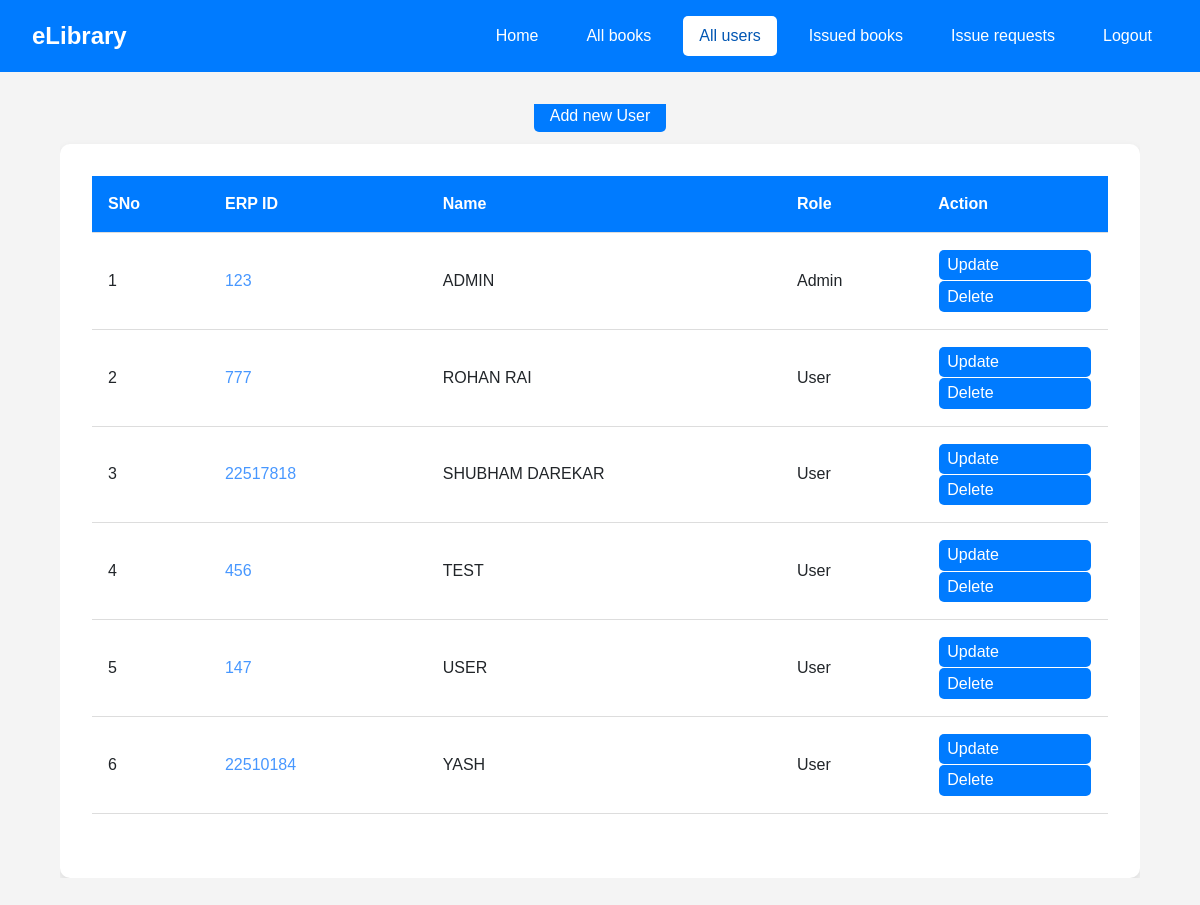
/admin/allUsers (signed in), run on the app's committed database.
### app.py (models this page shows, shortened)
class User(UserMixin,db.Model):
    __tablename__='user'
    erp = db.Column(db.Integer, primary_key=True)
    name=db.Column(db.String,nullable=False)
    password=db.Column(db.String,nullable=False)
    role=db.Column(db.String,nullable=False)

### app.py (the view)
@app.route('/admin/allUsers',methods=['GET'])
@login_required
def allUsers():
    users=db.session.query(User).order_by(User.name.asc()).all()
    return render_template('admin/allUsers.html',users=users)

### app.py (called while the page is built)
@login_manager.user_loader
def load_user(erpid):
    return User.query.get(int(erpid))

### templates/admin/allUsers.html (shortened to what this page needs)
<!DOCTYPE html>
<head>
    <link href="https://cdn.jsdelivr.net/npm/bootstrap@5.3.2/dist/css/bootstrap.min.css" rel="stylesheet">
    <link rel="stylesheet" href="https://cdnjs.cloudflare.com/ajax/libs/font-awesome/6.5.2/css/all.min.css" />
    <link rel="stylesheet" href="https://cdnjs.cloudflare.com/ajax/libs/font-awesome/6.5.2/css/all.min.css" />
    <link rel="stylesheet" href="../../static/CSS/allUsers.css">
    <link rel="stylesheet" href="{{url_for('static',filename = '/CSS/allUsers.css')}}">
</head>
<body>
    <nav>
        <div class="logo">eLibrary</div>
        <ul>
            <li><a href="/admin/dashboard"><button class="opt">Home</button></a></li>
            <li><a href="/admin/allBooks"><button class="opt">All books</button></a></li>
            <li><a href="/admin/allUsers"><button class="home">All users</button></a></li>
            <li><a href="/admin/issued_books"><button class="opt">Issued books</button></a></li>
            <li><a href="/admin/issue_request"><button class="opt">Issue requests</button></a></li>
            <li><a href="/logout"><button class="opt">Logout</button></a></a></li>
        </ul>
    </nav>
    <div class="tab">
        <div class="abc">
            <a href="/admin/addUser">Add new User</a>
        </div>
        <div class="div">
            <table id="all-users">
                <tr>
                    <th>SNo</th>
                    <th>ERP ID</th>
                    <th>Name</th>
                    <th>Role</th>
                    <th>Action</th>
                </tr>
                {% for user in users %}
                <tr>
                    <td>{{loop.index}}</td>
                    <td><a href="/admin/viewUser/{{user.erp}}">{{user.erp}}</a></td>
                    <td>{{user.name}}</td>
                    <td>{{user.role}}</td>
                    <td>
                        <div class="abcb"><a href="/admin/updateUser/{{user.erp}}">Update</a></div>
                        <div class="abcb"><a href="/admin/deleteUser/{{user.erp}}">Delete</a></div>
                    </td>
                </tr>
                {% endfor %}
            </table>
            </div>
        </div>
</body>

### static/CSS/allUsers.css (style rules this page uses)
body { font-family: Arial, sans-serif; background-color: #f4f4f4; margin: 0; padding: 0; }
nav { background: #007bff; color: white; display: flex; justify-content: space-between; align-items: center; padding: 1rem 2rem; }
nav .logo { font-size: 1.5rem; font-weight: bold; }
nav ul { list-style: none; margin: 0; padding: 0; display: flex; align-items: center; }
nav ul li { margin-left: 1rem; }
nav ul li a { text-decoration: none; color: white; }
button.opt { background-color: transparent; border: none; color: white; padding: 0.5rem 1rem; border-radius: 5px; cursor: pointer; transition: background 0.3s ease, color 0.3s ease; }
button.home { background-color: white; color: #0056b3; padding: 0.5rem 1rem; border: none; border-radius: 5px; cursor: pointer; transition: background 0.3s ease, color 0.3s ease; }
.tab { width: 90%; margin: 2rem auto; text-align: center; }
.abc { margin-bottom: 1rem; }
.abc a { background-color: #007bff; color: #fff; padding: 0.5rem 1rem; text-decoration: none; border-radius: 5px; transition: background 0.3s ease; }
table td .abcb a { display: flex; background-color: #007bff; color: #fff; padding: 0.2rem 0.5rem; margin: 1px; text-decoration: none; border-radius: 5px; transition: background 0.3s ease; }
.tab .div { background: #fff; border-radius: 10px; box-shadow: 0 4px 8px rgba(0, 0, 0, 0.1); padding: 2rem; overflow-x: auto; }
.tab { overflow: auto; scrollbar-width: none; }
.tab { -ms-overflow-style: none; overflow: -moz-scrollbars-none; }
table { width: 100%; border-collapse: collapse; margin-bottom: 2rem; }
table th, table td { padding: 1rem; text-align: left; border-bottom: 1px solid #ddd; }
table th { background: #007bff; color: white; }
table td a { color: #4797ff; text-decoration: none; transition: color 0.3s ease; margin-right: 1rem; }

### data on the page
User: erp "123", name "ADMIN", role "Admin"
User: erp "777", name "ROHAN RAI", role "User"
User: erp "22517818", name "SHUBHAM DAREKAR", role "User"
User: erp "456", name "TEST", role "User"
User: erp "147", name "USER", role "User"
User: erp "22510184", name "YASH", role "User"
